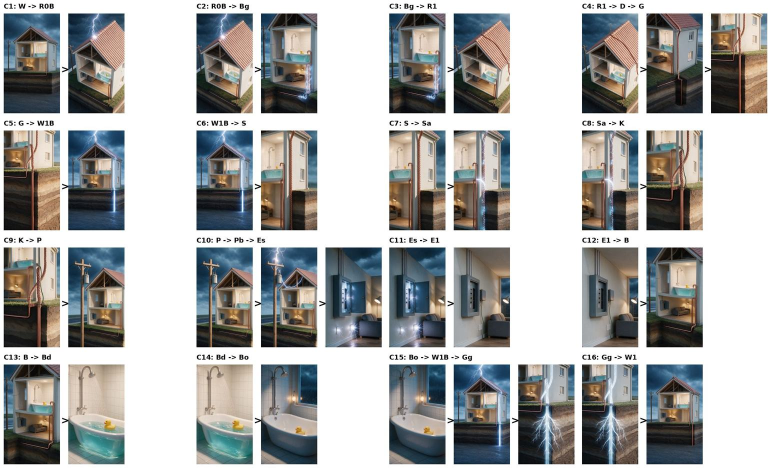
#> input picture pipeline/09-ladder.jpg, 1542 x 936 px, given in place of SIDE1.png, which was not available (shown at 1/2 size)
$ python 15-flightmap.py 09-ladder.jpg
#> lines starting #> are read from the running program, lines starting #| are printed output that depends on the picture
# Video 15 Gate C: flight map, keyframe sheet, first/last frames and all stills (from the accepted stills in stills/, named
# KEY.png). Run from the video work folder. usage: python3 15-flightmap.py <pipeline dir>  (reads 15-clips.py for the keyframes)
# This set has no single wide that shows every position (half the video is inside the bowl, half outside in the lot), so the
# flight map is drawn as a diagram: one thumbnail per camera position, the inside positions on the left, the outside ones on the
# right, and the clips as numbered arrows in flight order (dashed grey = a 0.3 s whip made in the edit).
from PIL import Image, ImageDraw, ImageFont
import math, importlib.util, sys
S = 'stills/'
F = '/usr/share/fonts/truetype/dejavu/DejaVuSans-Bold.ttf'
def font(n):
    try: return ImageFont.truetype(F, n)
    except Exception: return ImageFont.load_default()

# --- 1. flight map ---
NODE = {"SIDE": ("SIDE1", 170, 560), "WHEELS": ("WH0", 470, 940), "ROOF": ("RF0", 470, 250), "LAYERS": ("LA0", 870, 940),
        "FLOOR": ("FL0", 870, 560), "HIGH": ("HI0", 1290, 250), "RAIL": ("RA0", 1290, 940)}
TW, TH = 170, 302
W, H = 1520, 1180
m = Image.new('RGB', (W, H), (18, 22, 30)); d = ImageDraw.Draw(m, 'RGBA')
#> after `m = Image.new('RGB', (W, H), (18, 22, 30))`:
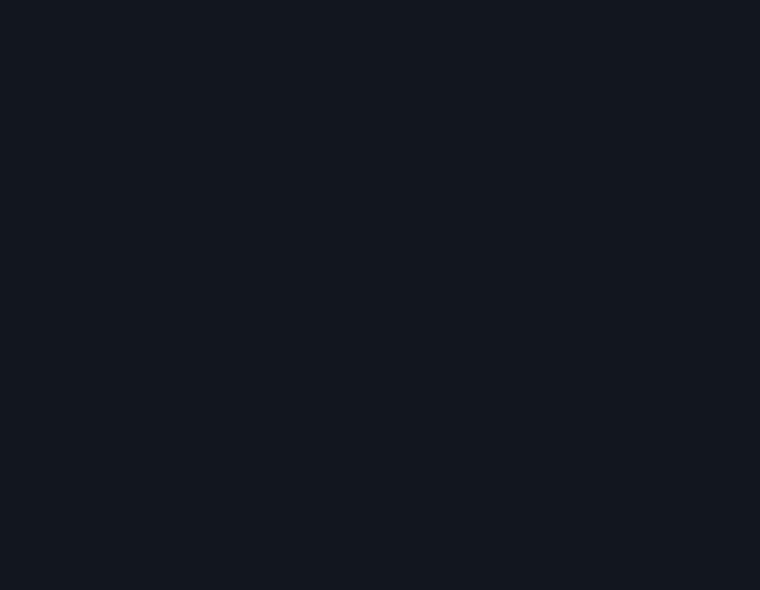
#> m: PIL image 1520x1180 RGB (shown at 1/2 size); mean R, G, B 18, 22, 30
d.rounded_rectangle([30, 90, 1060, 1150], 24, outline=(90, 110, 140), width=3)
d.text((50, 100), "INSIDE THE STADIUM", font=font(26), fill=(150, 170, 200))
d.rounded_rectangle([1090, 90, 1490, 1150], 24, outline=(170, 140, 90), width=3)
d.text((1110, 100), "OUTSIDE, IN THE LOT", font=font(26), fill=(220, 190, 140))
d.text((30, 30), "FLIGHT MAP: 7 camera positions, 14 clips, one set", font=font(34), fill=(255, 214, 0))
PATH = [("C2", "SIDE", "WHEELS"), ("C2", "WHEELS", "ROOF"), ("whip", "ROOF", "HIGH"), ("C5", "HIGH", "RAIL"),
        ("C7", "RAIL", "HIGH"), ("C8", "HIGH", "LAYERS"), ("whip", "LAYERS", "FLOOR"), ("C11", "FLOOR", "HIGH"),
        ("C13", "HIGH", "RAIL"), ("whip", "RAIL", "SIDE")]
SELF = {"SIDE": "C1 face drops / C14 closes", "ROOF": "C3 roof shuts", "HIGH": "C4 field rolls out / C12 orbit",
        "RAIL": "C6 motor / C13 tortoise", "LAYERS": "C9 water drains", "FLOOR": "C10 court appears", "WHEELS": "C2 wheels turn"}
COL = [(255, 214, 0), (0, 220, 255), (255, 120, 60), (170, 255, 90), (255, 90, 200)]
def centre(n): _, x, y = NODE[n]; return x, y
for i, (c, a, b) in enumerate(PATH):
    (x0, y0), (x1, y1) = centre(a), centre(b)
    off = ((i % 3) - 1) * 14; x0 += off; y0 += off; x1 += off; y1 += off
    ang = math.atan2(y1 - y0, x1 - x0)
    # stop the arrow at the thumbnail's edge
    def edge(x, y, sgn):
        dx, dy = math.cos(ang) * sgn, math.sin(ang) * sgn
        t = min((TW / 2 + 12) / abs(dx) if dx else 1e9, (TH / 2 + 12) / abs(dy) if dy else 1e9)
        return x + dx * t, y + dy * t
    sx, sy = edge(x0, y0, 1); ex, ey = edge(x1, y1, -1)
    col = (190, 190, 190, 220) if c == "whip" else COL[i % len(COL)] + (240,)
    if c == "whip":
        n = int(math.hypot(ex - sx, ey - sy) // 22)
        for k in range(n):
            if k % 2 == 0:
                d.line([(sx + (ex - sx) * k / n, sy + (ey - sy) * k / n), (sx + (ex - sx) * (k + 1) / n, sy + (ey - sy) * (k + 1) / n)], fill=col, width=5)
    else:
        d.line([(sx, sy), (ex, ey)], fill=col, width=7)
    L = 28
    d.polygon([(ex, ey), (ex - L * math.cos(ang - 0.45), ey - L * math.sin(ang - 0.45)),
               (ex - L * math.cos(ang + 0.45), ey - L * math.sin(ang + 0.45))], fill=col)
    mx, my = (sx + ex) / 2, (sy + ey) / 2; w = 44 if c == "whip" else 32
    d.rounded_rectangle([mx - w, my - 18, mx + w, my + 18], 7, fill=(0, 0, 0, 220))
    d.text((mx, my), c, font=font(24), fill=col, anchor='mm')
for n, (k, x, y) in NODE.items():
    th = Image.open(S + k + '.png').convert('RGB').resize((TW, TH))
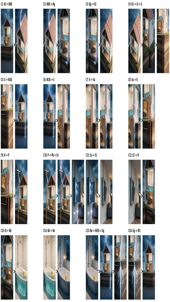
#> th: PIL image 170x302 RGB; mean R, G, B 170.3, 171, 170
    m.paste(th, (int(x - TW / 2), int(y - TH / 2)))
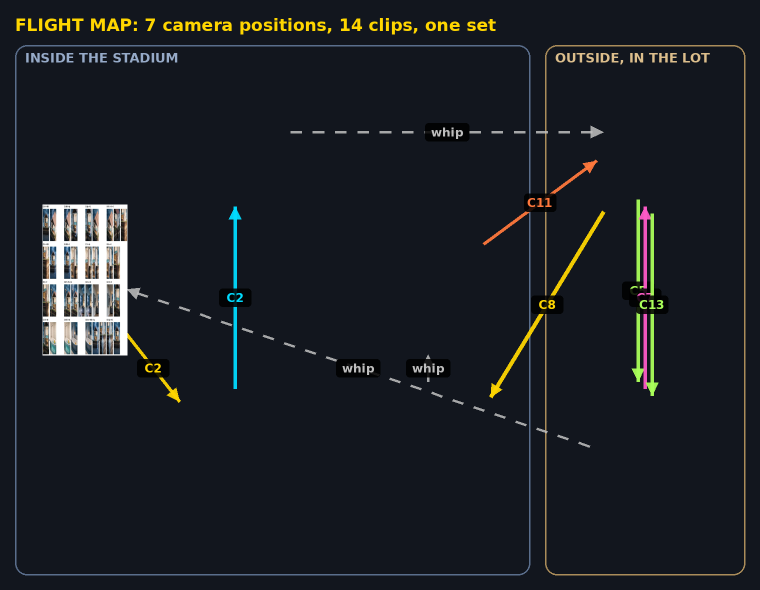
#> m: PIL image 1520x1180 RGB (shown at 1/2 size); mean R, G, B 27.2, 30.8, 36.1
    d.rectangle([x - TW / 2, y - TH / 2, x + TW / 2, y + TH / 2], outline=(255, 255, 255), width=3)
    d.rounded_rectangle([x - TW / 2, y - TH / 2 - 36, x + TW / 2, y - TH / 2 - 4], 6, fill=(0, 0, 0, 230))
    d.text((x, y - TH / 2 - 20), n, font=font(22), fill=(255, 255, 255), anchor='mm')
    d.text((x, y + TH / 2 + 18), SELF[n], font=font(17), fill=(235, 235, 235), anchor='mm')
#> pass 2 of the loop `for n, (k, x, y) in NODE.items():`:
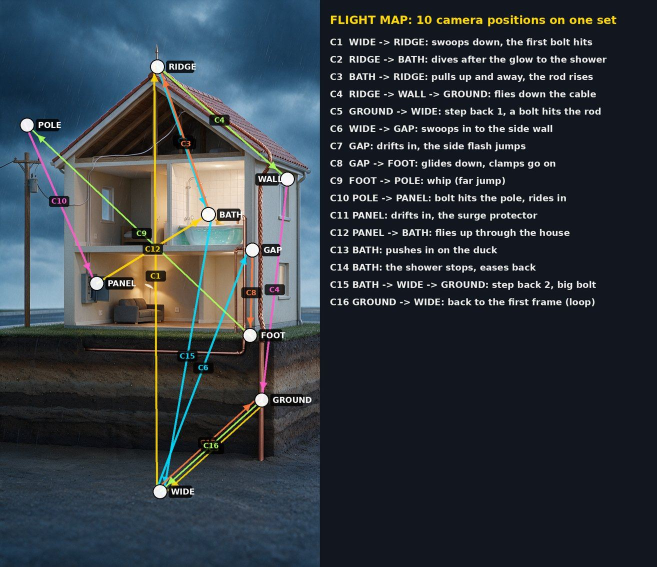
#> input picture pipeline/09-flightmap.jpg, 1313 x 1133 px, given in place of WH0.png, which was not available (shown at 1/2 size)
#> `th = Image.open(S + k + '.png').convert('RGB').resize((TW, TH))`:
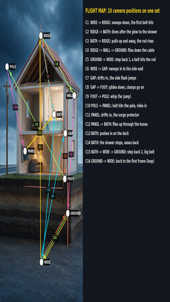
#> th: PIL image 170x302 RGB; mean R, G, B 50.7, 58.2, 65.2
#> `m.paste(th, (int(x - TW / 2), int(y - TH / 2)))`:
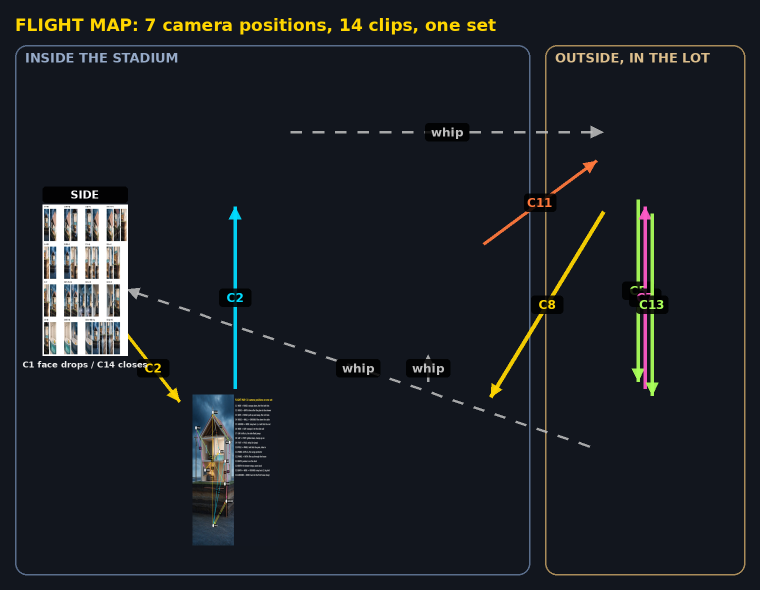
#> m: PIL image 1520x1180 RGB (shown at 1/2 size); mean R, G, B 28.4, 32.1, 37.4
#> (the run stopped early here; a loop or call above may not have finished)
